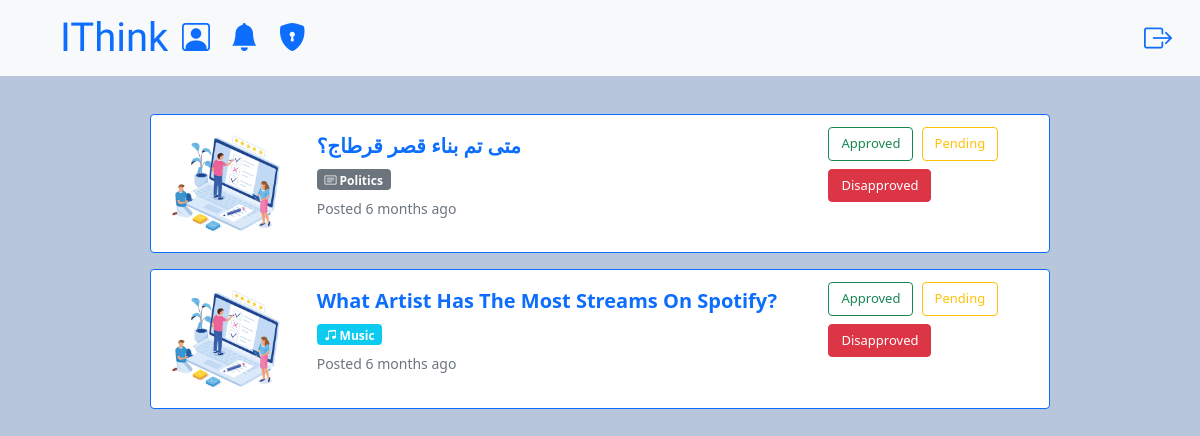
/staffEdit (signed in), run on an earlier commit of the app's database.
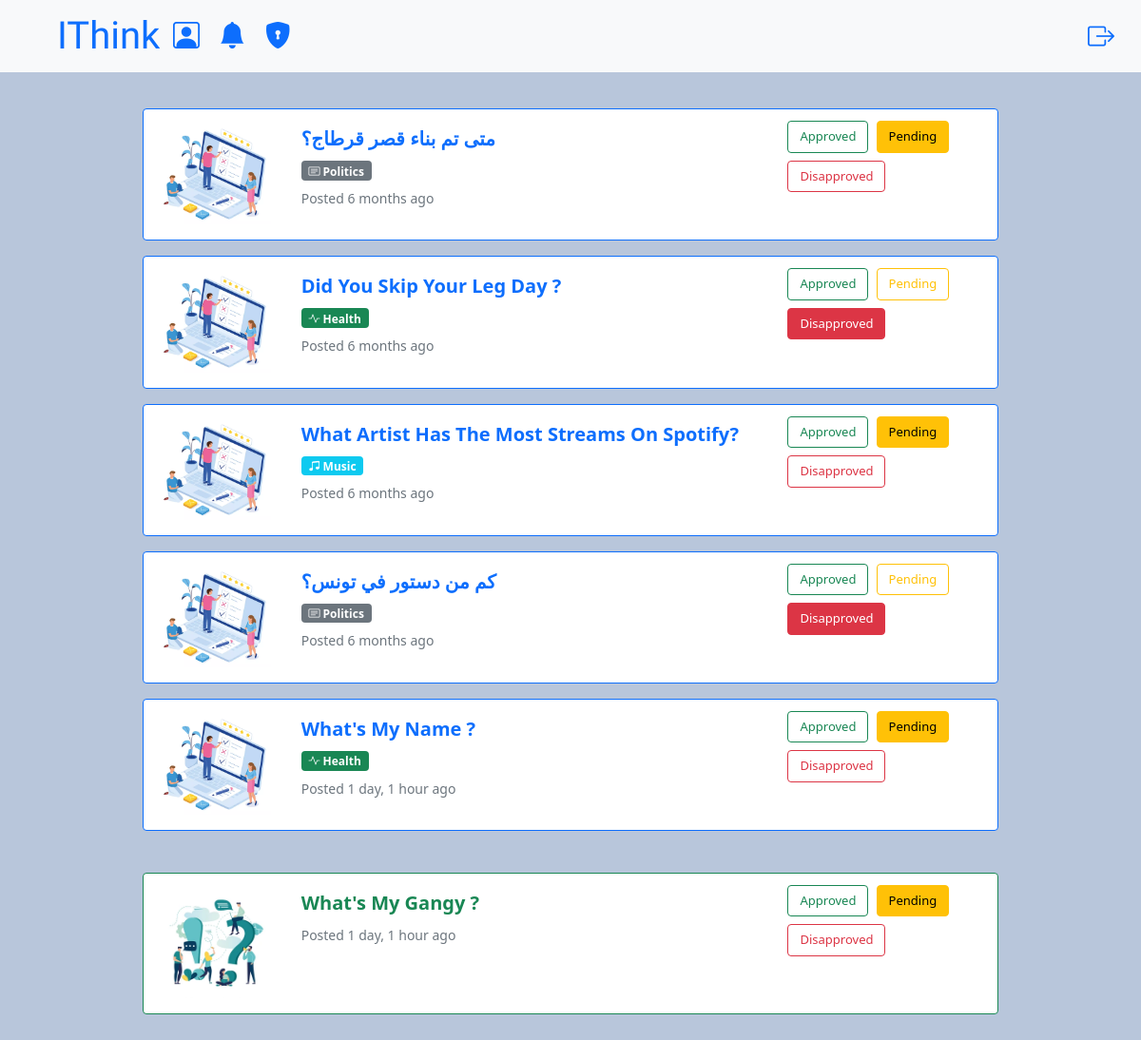
And on a later commit of the database.
### polls/models.py (models this page shows, shortened)
class poll(models.Model):
    genres = (
        ('p', 'politics'),
        ('s', 'sports'),
        ('g', 'gaming'),
        ('h', 'health'),
        ('m', 'music'),
    )
    status = (
        ('approved', 'approved'),
        ('pending', 'pending'),
        ('disapproved', 'disapproved')
    )
    creator = models.CharField(max_length=30)
    status = models.CharField(
        max_length=11, choices=status, default="pending")
    question = models.CharField(max_length=200)
    genre = models.CharField(max_length=10, choices=genres)
    answer1 = models.CharField(max_length=200, blank=True, null=True)
    count1 = models.IntegerField(default=0)
    answer2 = models.CharField(max_length=200, blank=True, null=True)
    count2 = models.IntegerField(default=0)
    answer3 = models.CharField(max_length=200, blank=True, null=True)
    count3 = models.IntegerField(default=0)
    answer4 = models.CharField(max_length=200, blank=True, null=True)
    count4 = models.IntegerField(default=0)
    answer5 = models.CharField(max_length=200, blank=True, null=True)
    count5 = models.IntegerField(default=0)
    answer6 = models.CharField(max_length=200, blank=True, null=True)
    count6 = models.IntegerField(default=0)
    created_time = models.DateTimeField(default=timezone.now)

### questions/models.py (models this page shows, shortened)
class question(models.Model):
    status = (
        ("approved", "approved"),
        ("pending", "pending"),
        ("disapproved", "disapproved")
    )
    status = models.CharField(
        max_length=11, choices=status, default="pending")
    question = models.CharField(max_length=200)
    creator = models.CharField(max_length=30)
    created_time = models.DateTimeField(default=timezone.now)

### polls/views.py (the view)
# urls.py: path("staffEdit", staffEditlist.as_view(), name="staffEdit"),
class staffEditlist(LoginRequiredMixin, ListView):
    model = poll
    template_name = "staffEdit.html"
    def get_context_data(self, **kwargs):
        context = super().get_context_data(**kwargs)
        context["polls"] = poll.objects.filter(
            status__in=["disapproved", "pending"]).order_by("created_time")
        context["questions"] = question.objects.filter(
            status__in=["disapproved", "pending"]).order_by("created_time")
        return context

### templates/staffEdit.html (shortened to what the changed rows need)
<html lang="en">
    <head>
        {% extends 'main.html' %} {% load static %}
        {% block content %}
        <div
            class="container bg_light"
            style="width: 77%; margin-top: 3.2%"
        >
            {% for poll in polls %}
            <div class="card mb-3 mt-2 border-primary">
                <div class="row g-0">
                    <div class="col-md-2">
                        <img src="{% static "images/poll.png" %}"
                        class="img-fluid rounded-start p-3" alt="...">
                    </div>
                    <div class="col-md-7">
                        <div class="card-body">
                            <a href="{% url 'poll_vote' poll.pk %}" class="card-title text-decoration-none fs-5 fw-bold" >{{ poll.question|title }}</a>
                              {% if poll.genre == "p" %}
                              <h6><span class="badge badge-pill bg-secondary mt-2"><i class="bi bi-card-text"></i> Politics</span></h6>
                              {% endif %}
                              {% if poll.genre == "h" %}
                              <h6><span class="badge badge-pill bg-success mt-2"><i class="bi bi-activity"></i> Health</span></h6>
                              {% endif %}
                              {% if poll.genre == "m" %}
                              <h6><span class="badge badge-pill bg-info mt-2"><i class="bi bi-music-note-beamed"></i> Music</span></h6>
                              {% endif %}
                            <p class="card-text">
                                <small class="text-muted"
                                    >Posted {{ poll.created_time|timesince }} ago</small
                                >
                            </p>
                        </div>
                    </div>
                    <div class="col mt-2">
                            {% if poll.status == "approved" %}
                                    <a href="{% url "changeStatus" poll.pk "approved" "poll"%}" type="submit" class="btn btn-success m-1" style="font-size:13px" name="" >Approved</a>
                            {% else %}
                                    <a href="{% url "changeStatus" poll.pk "approved" "poll"%}" type="submit" class="btn btn-outline-success m-1" style="font-size:13px" name="approved" >Approved</a>
                            {% endif %}
                            {% if poll.status == "pending" %}
                                    <a href="{% url "changeStatus" poll.pk "pending" "poll"%}" type="submit" class="btn btn-warning" style="font-size:13px" name="" >Pending</a>
                            {% else %}
                                    <a href="{% url "changeStatus" poll.pk "pending" "poll"%}" type="submit" class="btn btn-outline-warning" style="font-size:13px" name="pending" >Pending</a>
                            {% endif %}
                            {% if poll.status == "disapproved" %}
                                    <a href="{% url "changeStatus" poll.pk "disapproved" "poll"%}" type="submit" class="btn btn-danger m-1" style="font-size:13px" name="" >Disapproved</a>
                            {% else %}
                                    <a href="{% url "changeStatus" poll.pk "disapproved" "poll"%}" type="submit" class="btn btn-outline-danger m-1" style="font-size:13px" name="disapproved" >Disapproved</a>
                            {% endif %}
                    </div>
                </div>
            </div>
            {% endfor %}
            {% for question in questions %}
            <div class="card mb-3 mt-2 border-success">
                <div class="row g-0">
                    <div class="col-md-2">
                        <img src="{% static "images/q&a.png" %}"
                        class="img-fluid rounded-start p-3" alt="...">
                    </div>
                    <div class="col-md-7">
                        <div class="card-body">
                            <a href="{% url "question_answer" question.pk %}" class="card-title text-decoration-none fs-5 fw-bold text-success" >{{ question.question|title }}</a>
                            <p class="card-text mt-2">
                                <small class="text-muted"
                                    >Posted {{ question.created_time|timesince }} ago</small
                                >
                            </p>
                        </div>
                    </div>
                    <div class="col mt-2">
                            {% if question.status == "approved" %}
                                    <a href="{% url "changeStatus" question.pk "approved" "question" %}" type="submit" class="btn btn-success m-1" style="font-size:13px" name="" >Approved</a>
                            {% else %}
                                    <a href="{% url "changeStatus" question.pk "approved" "question" %}" type="submit" class="btn btn-outline-success m-1" style="font-size:13px" name="approved" >Approved</a>
                            {% endif %}
                            {% if question.status == "pending" %}
                                    <a href="{% url "changeStatus" question.pk "pending" "question" %}" type="submit" class="btn btn-warning" style="font-size:13px" name="" >Pending</a>
                            {% else %}
                                    <a href="{% url "changeStatus" question.pk "pending" "question" %}" type="submit" class="btn btn-outline-warning" style="font-size:13px" name="pending" >Pending</a>
                            {% endif %}
                            {% if question.status == "disapproved" %}
                                    <a href="{% url "changeStatus" question.pk "disapproved" "question" %}" type="submit" class="btn btn-danger m-1" style="font-size:13px" name="" >Disapproved</a>
                            {% else %}
                                    <a href="{% url "changeStatus" question.pk "disapproved" "question" %}" type="submit" class="btn btn-outline-danger m-1" style="font-size:13px" name="disapproved" >Disapproved</a>
                            {% endif %}
                    </div>
                </div>
            </div>
            {% endfor %}
        </div>
        {% endblock content %}

What changed in the data, as far as the page shows it:
changed poll "متى تم بناء قصر قرطاج؟": status "disapproved" → "pending" (drawn)
now on this page (row edited): poll: question "Did You Skip Your Leg Day ?", genre "h" (drawn), created_time "6 months", status "Approved"
changed poll "What Artist Has The Most Streams On Spotify?": status "disapproved" → "pending" (drawn)
now on this page (row edited): poll: question "كم من دستور في تونس؟", genre "p" (drawn), created_time "6 months", status "Approved"
added poll: question "What's My Name ?", genre "h" (drawn), created_time "1 day, 1 hour", status "Approved"
added question: question "What's My Gangy ?", created_time "1 day, 1 hour", status "Approved"
